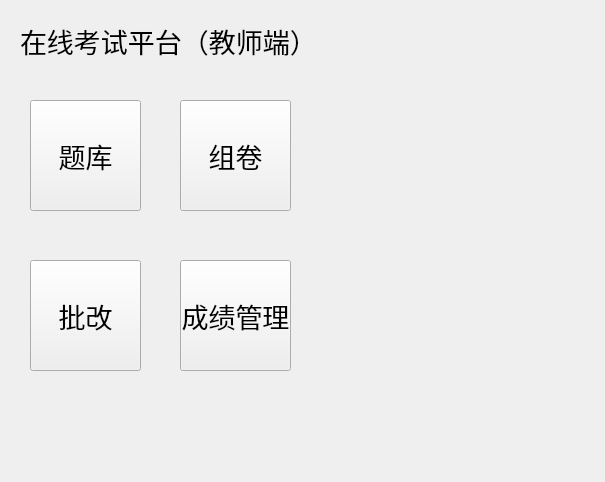
<?xml version="1.0" encoding="UTF-8"?>
<ui version="4.0">
 <class>teacherwindow</class>
 <widget class="QWidget" name="teacherwindow">
  <property name="geometry">
   <rect>
    <x>0</x>
    <y>0</y>
    <width>605</width>
    <height>482</height>
   </rect>
  </property>
  <property name="windowTitle">
   <string>Form</string>
  </property>
  <widget class="QLabel" name="label">
   <property name="geometry">
    <rect>
     <x>20</x>
     <y>10</y>
     <width>291</width>
     <height>61</height>
    </rect>
   </property>
   <property name="font">
    <font>
     <pointsize>20</pointsize>
    </font>
   </property>
   <property name="text">
    <string>在线考试平台（教师端）</string>
   </property>
  </widget>
  <widget class="QPushButton" name="pushButton">
   <property name="geometry">
    <rect>
     <x>30</x>
     <y>100</y>
     <width>111</width>
     <height>111</height>
    </rect>
   </property>
   <property name="font">
    <font>
     <pointsize>20</pointsize>
    </font>
   </property>
   <property name="text">
    <string>题库</string>
   </property>
  </widget>
  <widget class="QPushButton" name="pushButton_2">
   <property name="geometry">
    <rect>
     <x>180</x>
     <y>100</y>
     <width>111</width>
     <height>111</height>
    </rect>
   </property>
   <property name="font">
    <font>
     <pointsize>20</pointsize>
    </font>
   </property>
   <property name="text">
    <string>组卷</string>
   </property>
  </widget>
  <widget class="QPushButton" name="pushButton_3">
   <property name="geometry">
    <rect>
     <x>30</x>
     <y>260</y>
     <width>111</width>
     <height>111</height>
    </rect>
   </property>
   <property name="font">
    <font>
     <pointsize>20</pointsize>
    </font>
   </property>
   <property name="text">
    <string>批改</string>
   </property>
  </widget>
  <widget class="QPushButton" name="pushButton_4">
   <property name="geometry">
    <rect>
     <x>180</x>
     <y>260</y>
     <width>111</width>
     <height>111</height>
    </rect>
   </property>
   <property name="font">
    <font>
     <pointsize>20</pointsize>
    </font>
   </property>
   <property name="text">
    <string>成绩管理</string>
   </property>
  </widget>
 </widget>
 <resources/>
 <connections/>
</ui>
